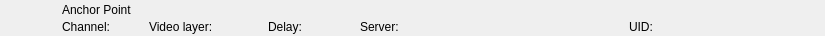
<?xml version="1.0" encoding="UTF-8"?>
<ui version="4.0">
 <class>RundownAnchorWidget</class>
 <widget class="QWidget" name="RundownAnchorWidget">
  <property name="geometry">
   <rect>
    <x>0</x>
    <y>0</y>
    <width>825</width>
    <height>36</height>
   </rect>
  </property>
  <layout class="QHBoxLayout" name="horizontalLayout">
   <property name="spacing">
    <number>0</number>
   </property>
   <property name="margin">
    <number>0</number>
   </property>
   <item>
    <widget class="QFrame" name="frameItem">
     <property name="sizePolicy">
      <sizepolicy hsizetype="Preferred" vsizetype="Fixed">
       <horstretch>0</horstretch>
       <verstretch>0</verstretch>
      </sizepolicy>
     </property>
     <property name="minimumSize">
      <size>
       <width>0</width>
       <height>36</height>
      </size>
     </property>
     <widget class="QLabel" name="labelIcon">
      <property name="geometry">
       <rect>
        <x>22</x>
        <y>2</y>
        <width>32</width>
        <height>32</height>
       </rect>
      </property>
      <property name="text">
       <string/>
      </property>
      <property name="pixmap">
       <pixmap resource="../Widgets.qrc">:/Graphics/Images/Anchor.png</pixmap>
      </property>
      <property name="scaledContents">
       <bool>true</bool>
      </property>
     </widget>
     <widget class="QLabel" name="labelChannel">
      <property name="geometry">
       <rect>
        <x>62</x>
        <y>19</y>
        <width>78</width>
        <height>16</height>
       </rect>
      </property>
      <property name="text">
       <string>Channel:</string>
      </property>
     </widget>
     <widget class="QLabel" name="labelLabel">
      <property name="geometry">
       <rect>
        <x>62</x>
        <y>2</y>
        <width>561</width>
        <height>16</height>
       </rect>
      </property>
      <property name="text">
       <string>Anchor Point</string>
      </property>
     </widget>
     <widget class="QLabel" name="labelVideolayer">
      <property name="geometry">
       <rect>
        <x>149</x>
        <y>19</y>
        <width>110</width>
        <height>16</height>
       </rect>
      </property>
      <property name="text">
       <string>Video layer:</string>
      </property>
     </widget>
     <widget class="QLabel" name="labelColor">
      <property name="geometry">
       <rect>
        <x>0</x>
        <y>0</y>
        <width>18</width>
        <height>36</height>
       </rect>
      </property>
      <property name="text">
       <string/>
      </property>
     </widget>
     <widget class="QLabel" name="labelGroupColor">
      <property name="geometry">
       <rect>
        <x>0</x>
        <y>0</y>
        <width>6</width>
        <height>36</height>
       </rect>
      </property>
      <property name="text">
       <string/>
      </property>
     </widget>
     <widget class="QLabel" name="labelDevice">
      <property name="geometry">
       <rect>
        <x>360</x>
        <y>19</y>
        <width>260</width>
        <height>16</height>
       </rect>
      </property>
      <property name="text">
       <string>Server:</string>
      </property>
     </widget>
     <widget class="QLabel" name="labelDelay">
      <property name="geometry">
       <rect>
        <x>268</x>
        <y>19</y>
        <width>83</width>
        <height>16</height>
       </rect>
      </property>
      <property name="text">
       <string>Delay:</string>
      </property>
     </widget>
     <widget class="QLabel" name="labelRemoteTriggerId">
      <property name="geometry">
       <rect>
        <x>629</x>
        <y>19</y>
        <width>111</width>
        <height>16</height>
       </rect>
      </property>
      <property name="text">
       <string>UID:</string>
      </property>
     </widget>
    </widget>
   </item>
   <item>
    <widget class="QFrame" name="frameStatus">
     <property name="minimumSize">
      <size>
       <width>77</width>
       <height>0</height>
      </size>
     </property>
     <property name="maximumSize">
      <size>
       <width>77</width>
       <height>16777215</height>
      </size>
     </property>
     <widget class="QLabel" name="labelGpiConnected">
      <property name="geometry">
       <rect>
        <x>1</x>
        <y>2</y>
        <width>32</width>
        <height>32</height>
       </rect>
      </property>
      <property name="minimumSize">
       <size>
        <width>32</width>
        <height>32</height>
       </size>
      </property>
      <property name="maximumSize">
       <size>
        <width>32</width>
        <height>32</height>
       </size>
      </property>
      <property name="lineWidth">
       <number>0</number>
      </property>
      <property name="text">
       <string/>
      </property>
      <property name="pixmap">
       <pixmap resource="../Widgets.qrc">:/Graphics/Images/GpiConnected.png</pixmap>
      </property>
      <property name="scaledContents">
       <bool>true</bool>
      </property>
     </widget>
     <widget class="QLabel" name="labelDisconnected">
      <property name="geometry">
       <rect>
        <x>32</x>
        <y>2</y>
        <width>32</width>
        <height>32</height>
       </rect>
      </property>
      <property name="minimumSize">
       <size>
        <width>32</width>
        <height>32</height>
       </size>
      </property>
      <property name="maximumSize">
       <size>
        <width>32</width>
        <height>32</height>
       </size>
      </property>
      <property name="text">
       <string/>
      </property>
      <property name="pixmap">
       <pixmap resource="../Widgets.qrc">:/Graphics/Images/Disconnected.png</pixmap>
      </property>
      <property name="scaledContents">
       <bool>true</bool>
      </property>
     </widget>
     <widget class="QLabel" name="labelActiveColor">
      <property name="geometry">
       <rect>
        <x>69</x>
        <y>0</y>
        <width>8</width>
        <height>36</height>
       </rect>
      </property>
      <property name="minimumSize">
       <size>
        <width>8</width>
        <height>36</height>
       </size>
      </property>
      <property name="maximumSize">
       <size>
        <width>8</width>
        <height>36</height>
       </size>
      </property>
      <property name="text">
       <string/>
      </property>
     </widget>
    </widget>
   </item>
  </layout>
 </widget>
 <resources>
  <include location="../Widgets.qrc"/>
 </resources>
 <connections/>
 <slots>
  <slot>addToCombo()</slot>
 </slots>
</ui>
